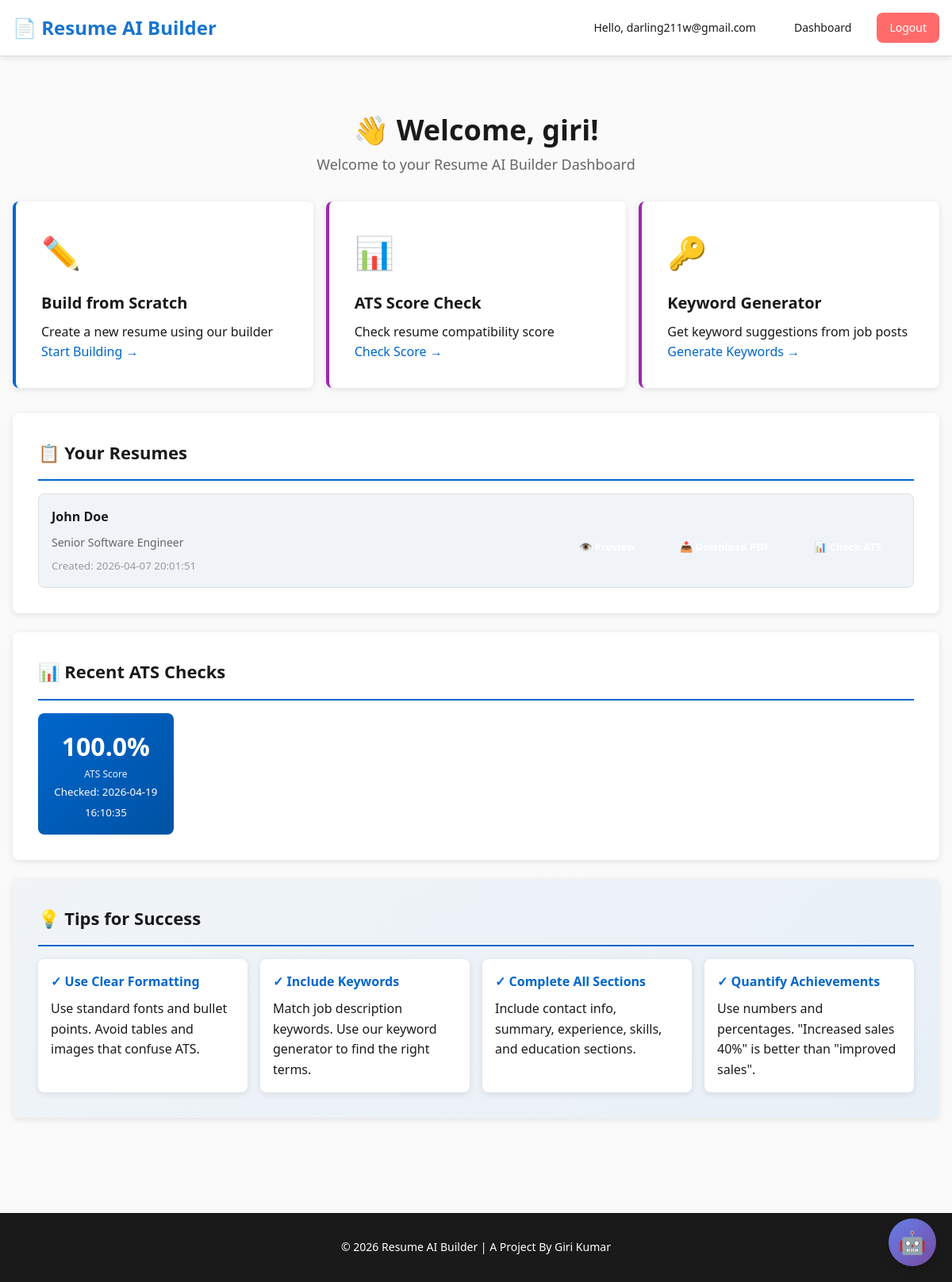
The app's page /dashboard (signed in) with its own data.
### tables this page shows
CREATE TABLE users (
        id INTEGER PRIMARY KEY AUTOINCREMENT,
        email TEXT UNIQUE NOT NULL,
        password_hash TEXT NOT NULL,
        full_name TEXT,
        created_at TIMESTAMP DEFAULT CURRENT_TIMESTAMP
    , contact_type TEXT DEFAULT "email", is_verified INTEGER DEFAULT 0);

CREATE TABLE resumes (
        id INTEGER PRIMARY KEY AUTOINCREMENT,
        user_id INTEGER NOT NULL,
        name TEXT,
        role TEXT,
        summary TEXT,
        experience TEXT,
        skills TEXT,
        education TEXT,
        raw_text TEXT,
        created_at TIMESTAMP DEFAULT CURRENT_TIMESTAMP, phone TEXT DEFAULT "", email TEXT DEFAULT "", dob TEXT DEFAULT "", linkedin TEXT DEFAULT "", address TEXT DEFAULT "", github_link TEXT DEFAULT "", internships TEXT DEFAULT "", projects TEXT DEFAULT "", certifications TEXT DEFAULT "", strengths TEXT DEFAULT "", weaknesses TEXT DEFAULT "", declaration TEXT DEFAULT "",
        FOREIGN KEY (user_id) REFERENCES users(id)
    );

CREATE TABLE ats_scores (
        id INTEGER PRIMARY KEY AUTOINCREMENT,
        user_id INTEGER NOT NULL,
        resume_id INTEGER,
        job_description TEXT,
        ats_score FLOAT,
        missing_keywords TEXT,
        feedback TEXT,
        created_at TIMESTAMP DEFAULT CURRENT_TIMESTAMP,
        FOREIGN KEY (user_id) REFERENCES users(id),
        FOREIGN KEY (resume_id) REFERENCES resumes(id)
    );

### app.py (the view)
@app.route('/dashboard')
@login_required
def dashboard():
    user_id = session['user_id']
    user_info = get_current_user()
    resumes = get_user_resumes(user_id)
    ats_scores = get_user_ats_scores(user_id)
    return render_template(
        'dashboard.html',
        user=user_info,
        resumes=resumes,
        ats_scores=ats_scores
    )

### app.py (called while the page is built)
def login_required(f):
    @wraps(f)
    def decorated_function(*args, **kwargs):
        if 'user_id' not in session:
            return redirect(url_for('login_page'))
        return f(*args, **kwargs)
    return decorated_function

def get_current_user():
    if 'user_id' in session:
        return get_user_info(session['user_id'])
    return None

### database.py (called while the page is built)
def get_user_info(user_id):
    conn = sqlite3.connect(DB_NAME)
    cursor = conn.cursor()
    cursor.execute('SELECT email, full_name FROM users WHERE id = ?', (user_id,))
    result = cursor.fetchone()
    conn.close()
    if result:
        return {"email": result[0], "full_name": result[1]}
    return None

def get_user_resumes(user_id):
    conn = sqlite3.connect(DB_NAME)
    cursor = conn.cursor()
    cursor.execute('''
    SELECT id, name, role, created_at FROM resumes
    WHERE user_id = ?
    ORDER BY created_at DESC
    ''', (user_id,))
    resumes = cursor.fetchall()
    conn.close()
    return [{"id": r[0], "name": r[1], "role": r[2], "created_at": r[3]} for r in resumes]

def get_user_ats_scores(user_id):
    conn = sqlite3.connect(DB_NAME)
    cursor = conn.cursor()
    cursor.execute('''
    SELECT id, ats_score, created_at FROM ats_scores
    WHERE user_id = ?
    ORDER BY created_at DESC
    LIMIT 5
    ''', (user_id,))
    scores = cursor.fetchall()
    conn.close()
    return [{"id": s[0], "score": s[1], "created_at": s[2]} for s in scores]

### templates/dashboard.html (shortened to what this page needs)
{% extends "base.html" %}
{% block content %}
<div class="dashboard-container">
    <div class="dashboard-header">
        <h1>👋 Welcome, {{ user.full_name }}!</h1>
        <p class="dashboard-subtitle">Welcome to your Resume AI Builder Dashboard</p>
    </div>
    <div class="actions-grid">
        <a href="/builder/templates" class="action-card primary">
            <div class="action-icon">✏️</div>
            <h3>Build from Scratch</h3>
            <p>Create a new resume using our builder</p>
            <span class="action-cta">Start Building →</span>
        </a>
        <a href="/ats-score" class="action-card secondary">
            <div class="action-icon">📊</div>
            <h3>ATS Score Check</h3>
            <p>Check resume compatibility score</p>
            <span class="action-cta">Check Score →</span>
        </a>
        <a href="/keywords" class="action-card secondary">
            <div class="action-icon">🔑</div>
            <h3>Keyword Generator</h3>
            <p>Get keyword suggestions from job posts</p>
            <span class="action-cta">Generate Keywords →</span>
        </a>
    </div>
    {% if resumes %}
    <div class="dashboard-section">
        <h2>📋 Your Resumes</h2>
        <div class="resumes-list">
            {% for resume in resumes %}
            <div class="resume-card">
                <div class="resume-info">
                    <h4>{{ resume.name or 'Unnamed Resume' }}</h4>
                    <p class="resume-role">{{ resume.role or 'No role specified' }}</p>
                    <small class="resume-date">Created: {{ resume.created_at }}</small>
                </div>
                <div class="resume-actions">
                    {% if resume.id %}
                    <a href="/preview/{{ resume.id }}" class="btn-small btn-preview" target="_blank">👁️ Preview</a>
                    <a href="/download/{{ resume.id }}" class="btn-small btn-download">📥 Download PDF</a>
                    <a href="/ats-score?resume_id={{ resume.id }}" class="btn-small btn-check">📊 Check ATS</a>
                    {% else %}
                    <span class="text-muted">Resume ID missing</span>
                    {% endif %}
                </div>
            </div>
            {% endfor %}
        </div>
    </div>
    {% else %}
    <div class="empty-state">
        <p>📝 No resumes yet. <a href="/upload">Upload one</a> or <a href="/builder">create from scratch</a></p>
    </div>
    {% endif %}
    {% if ats_scores %}
    <div class="dashboard-section">
        <h2>📊 Recent ATS Checks</h2>
        <div class="scores-list">
            {% for score in ats_scores %}
            <div class="score-card">
                <div class="score-display">
                    <div class="score-value">{{ score.score }}%</div>
                    <div class="score-label">ATS Score</div>
                </div>
                <div class="score-info">
                    <small>Checked: {{ score.created_at }}</small>
                </div>
            </div>
            {% endfor %}
        </div>
    </div>
    {% endif %}
    <div class="dashboard-section tips-section">
        <h2>💡 Tips for Success</h2>
        <div class="tips-grid">
            <div class="tip-card">
                <h4>✓ Use Clear Formatting</h4>
                <p>Use standard fonts and bullet points. Avoid tables and images that confuse ATS.</p>
            </div>
            <div class="tip-card">
                <h4>✓ Include Keywords</h4>
                <p>Match job description keywords. Use our keyword generator to find the right terms.</p>
            </div>
            <div class="tip-card">
                <h4>✓ Complete All Sections</h4>
                <p>Include contact info, summary, experience, skills, and education sections.</p>
            </div>
            <div class="tip-card">
                <h4>✓ Quantify Achievements</h4>
                <p>Use numbers and percentages. "Increased sales 40%" is better than "improved sales".</p>
            </div>
        </div>
    </div>
</div>
{% endblock %}

### templates/base.html (shortened to what this page needs)
<!DOCTYPE html>
<html lang="en">
<head>
    <link rel="stylesheet" href="{{ url_for('static', filename='css/style.css') }}">
    <link rel="stylesheet" href="{{ url_for('static', filename='css/chat_widget.css') }}">
</head>
<body>
    <nav class="navbar" {% if request.path == '/' and not session.user_id %}style="background: transparent; border: none; box-shadow: none;"{% endif %}>
        <div class="container">
            <div class="navbar-brand">
                {% if session.user_id %}
                    <span class="logo">📄 Resume AI Builder</span>
                {% else %}
                    <a href="/" class="logo">📄 Resume AI Builder</a>
                {% endif %}
            </div>
            <div class="navbar-menu">
                {% if session.user_id %}
                    <span class="navbar-item">Hello, {{ session.email }}</span>
                    <a href="/dashboard" class="navbar-item">Dashboard</a>
                    <a href="/logout" class="navbar-item btn-logout">Logout</a>
                {% else %}
                    {% if request.path != '/' %}
                    <a href="/" class="navbar-item">Home</a>
                    {% endif %}
                {% endif %}
            </div>
        </div>
    </nav>
    <div class="page-wrapper {% if request.path == '/' and not session.user_id %}landing-page{% endif %}">
        <div class="{% if request.path != '/' or session.user_id %}container{% endif %}">
            {% block content %}{% endblock %}
        </div>
    </div>
    {% if request.path != '/' or session.user_id %}
    <footer class="footer">
        <p>&copy; 2026 Resume AI Builder | A Project By Giri Kumar</p>
    </footer>
    {% endif %}
</body>
</html>

### records on screen
users: email "darling211w@gmail.com", full_name "giri"
resumes: name "John Doe", role "Senior Software Engineer", created_at "2026-04-07 20:01:51"
ats_scores: score "100.0", created_at "2026-04-19 16:10:35"
